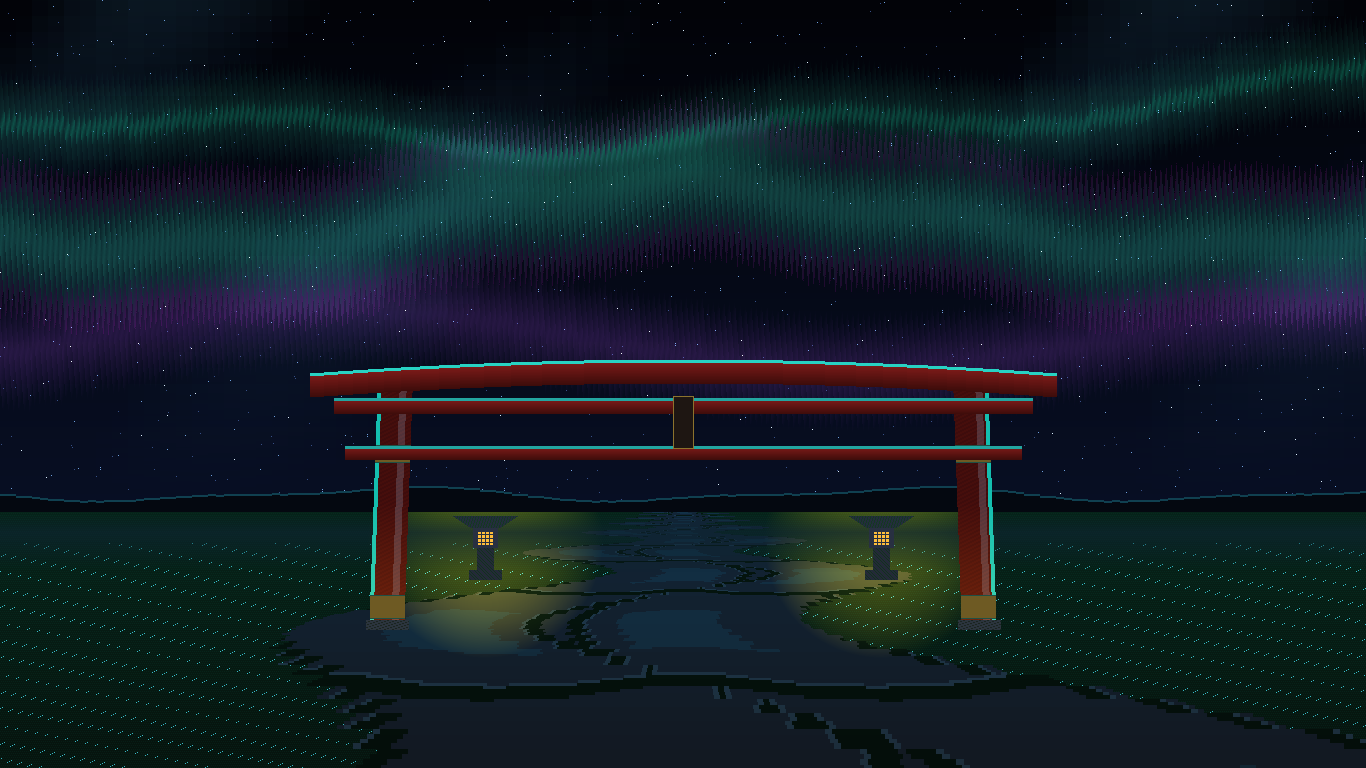

The Python source for this figure:
#!/usr/bin/env python3
"""
Simulate Japanese Torii Sanctuary with Ethereal Silk Aurora Ribbons and Stone Bases.
"""
import numpy as np
from PIL import Image

W = 1366
H = 768

sin_lut = [
     0,  6, 12, 17, 22, 26, 29, 31,
    32, 31, 29, 26, 22, 17, 12,  6,
     0, -6,-12,-17,-22,-26,-29,-31,
   -32,-31,-29,-26,-22,-17,-12, -6
]

pixels = np.zeros((H, W, 3), dtype=np.uint8)

def clamp(v):
    return max(0, min(255, int(v)))

print("Simulating Torii Sanctuary with Majestic Aurora...")

for y in range(H):
    if y < 512:
        base_r = 2 + ((3 * y) >> 8)
        base_g = 3 + ((3 * y) >> 7)
        base_b = 8 + ((7 * y) >> 7)

        for x in range(W):
            r = base_r
            g = base_g
            b = base_b

            # Night clouds
            cloud_val = sin_lut[(x >> 5) & 31] + sin_lut[((x >> 4) + (y >> 4)) & 31]
            if cloud_val > 8:
                cw = ((cloud_val - 8) * (512 - y)) >> 9
                r += (cw * 6) >> 5
                g += (cw * 14) >> 5
                b += (cw * 18) >> 5

            # Twinkling Stars
            h = ((x * 1664525) + (y * 1013904223)) ^ 0x20261025
            h = (h ^ (h >> 16)) & 0xFFFFFFFF
            if (h & 0xFFF) == 0x111:
                r = 220; g = 240; b = 255
            elif (h & 0x7FF) == 0x333:
                r = 110; g = 160; b = 220
            elif (h & 0x3FF) == 0x255:
                r = 55;  g = 80;  b = 135

            # Vertical ray flutter texture for aurora curtains
            ray_flutter = (((x * 13 + (y >> 2)) & 15) - 8)

            # -----------------------------------------------------------
            # Aurora Curtain 1: Upper High-altitude Emerald Ribbon (y ~ 110)
            # -----------------------------------------------------------
            w1 = sin_lut[(x >> 6) & 31] + (sin_lut[((x >> 4) + 6) & 31] >> 1)
            ay1 = 110 + w1 + ray_flutter
            d1 = abs(y - ay1)
            if d1 < 50:
                aw1 = 50 - d1
                r += (aw1 * 10) >> 6
                g += (aw1 * 48) >> 6
                b += (aw1 * 36) >> 6
                if d1 < 10:
                    g += (10 - d1) * 3
                    b += (10 - d1) * 2

            # -----------------------------------------------------------
            # Aurora Curtain 2: Primary Magnificent Folding Curtain (y ~ 220)
            # -----------------------------------------------------------
            w2 = sin_lut[((x >> 5) + 3) & 31] + (sin_lut[(x >> 3) & 31] >> 2)
            ay2 = 220 + w2 + ray_flutter * 2
            d2 = abs(y - ay2)
            if d2 < 68:
                aw2 = 68 - d2
                r += (aw2 * 14) >> 6
                g += (aw2 * 58) >> 6
                b += (aw2 * 46) >> 6
                if d2 > 35:
                    fringe = d2 - 35
                    r += (fringe * 28) >> 5
                    b += (fringe * 24) >> 5

            # -----------------------------------------------------------
            # Aurora Curtain 3: Dreamy Lower Violet & Soft Pink Ribbon (y ~ 340)
            # -----------------------------------------------------------
            w3 = sin_lut[((x >> 5) + 14) & 31]
            ay3 = 340 + w3 + ray_flutter
            d3 = abs(y - ay3)
            if d3 < 54:
                aw3 = 54 - d3
                r += (aw3 * 40) >> 6
                g += (aw3 * 16) >> 6
                b += (aw3 * 50) >> 6

            # Distant Mountains Silhouette
            mtn_y = 494 + (((sin_lut[(x >> 4) & 31] * 12 + sin_lut[(x >> 3) & 31] * 5)) >> 6)
            if y >= mtn_y:
                r = 4; g = 8; b = 16
                if y <= mtn_y + 1:
                    r = 16; g = 64; b = 80 # Soft aurora sky rim

            pixels[y, x, 0] = clamp(r)
            pixels[y, x, 1] = clamp(g)
            pixels[y, x, 2] = clamp(b)
    else:
        # Ground Perspective (y >= 512)
        dy = y - 512
        z = 12000 // (dy + 14)
        path_hw = 65 + 300 // (z + 20)
        xw_path = (35 * sin_lut[(z >> 2) & 31]) >> 5
        aurora_ambient = ((250 - dy) * 74) >> 10 if dy < 250 else 0
        dy_l = y - 540
        dy_l_sq = dy_l * dy_l

        for x in range(W):
            dx_c = x - 683
            xw = ((dx_c * z) * 182) >> 16
            dist_path = abs(xw - xw_path)

            # Lanterns warm glow
            dx_l = x - 485
            d2_l = dx_l * dx_l + dy_l_sq
            dx_r = x - 881
            d2_r = dx_r * dx_r + dy_l_sq
            warm_glow = 0
            if d2_l < 14000: warm_glow += (14000 - d2_l) >> 7
            if d2_r < 14000: warm_glow += (14000 - d2_r) >> 7

            if dist_path < path_hw:
                # Weathered Flagstone Path
                xw_lut = abs(xw)
                z_slab = (z + (((sin_lut[(xw_lut >> 2) & 31] * 5)) >> 5)) & 63
                x_slab = (dist_path + (((sin_lut[((z >> 1) + 8) & 31] * 4)) >> 5)) & 63
                if z_slab < 4 or x_slab < 4:
                    r = 4  + (warm_glow >> 2)
                    g = 14 + ((warm_glow * 9) >> 5) + ((aurora_ambient * 4) >> 3)
                    b = 10 + ((aurora_ambient * 3) >> 3)
                else:
                    r = 18 + ((warm_glow * 29) >> 5)
                    g = 25 + ((warm_glow * 3) >> 2) + ((aurora_ambient * 6) >> 3)
                    b = 34 + ((aurora_ambient * 5) >> 2)
                    if z_slab == 4 or x_slab == 4:
                        r += 10; g += 20; b += 24
                    if 16 < z_slab < 44 and 12 < x_slab < 40:
                        g += 12; b += 16
            else:
                # Wild Grass Meadow with Emerald tone
                blade_freq = ((x * 37 + y * 71) ^ 0x5DEECE66) & 0xFFFFFFFF
                blade_tilt = (blade_freq & 7) - 3
                blade_hatch = ((x + blade_tilt) & 3) == 0
                r = 6  + ((warm_glow * 19) >> 5)
                g = 20 + (warm_glow >> 1) + (10 if blade_hatch else 0) + ((aurora_ambient * 7) >> 3)
                b = 14 + ((aurora_ambient * 10) >> 4) + (8 if blade_hatch else 0)
                if ((blade_freq >> 3) & 63) == 7 and dy > 30:
                    r += 50; g += 160; b += 180

            # Low ground fog
            if dy < 60:
                fog = (dy * 2) if dy < 20 else (60 - dy)
                r = (r * (64 - fog) + 14 * fog) >> 6
                g = (g * (64 - fog) + 36 * fog) >> 6
                b = (b * (64 - fog) + 50 * fog) >> 6

            pixels[y, x, 0] = clamp(r)
            pixels[y, x, 1] = clamp(g)
            pixels[y, x, 2] = clamp(b)

# Torii Columns with Stone Bases (Daiishi)
for (col_i, x_min, slant) in [(0, 370, 1), (1, 962, -1)]:
    for y in range(370, 630):
        if y >= 620:
            for x in range(x_min - 4, x_min + 39):
                pixels[y, x] = (26, 36, 32) if (((x * 7 + y * 13) & 7) < 2) else (43, 52, 61)
            continue
        dx_slant = ((620 - y) * 9 * slant) >> 8
        col_x0 = x_min + dx_slant
        col_x1 = col_x0 + 34
        wb = (((y - 500) * 3) >> 3) if y > 500 else 0
        is_clamp = (445 <= y <= 462) or (595 <= y <= 618)
        is_seam = y in (445, 462, 595, 618)
        for x in range(col_x0, col_x1 + 1):
            shd = (x - col_x0) * (col_x1 - x)
            shd_s = (shd * 227) >> 16
            r = 70 + ((shd_s * 51) >> 6)
            g = 14 + ((shd_s * 10) >> 6)
            b = 12 + ((shd_s * 10) >> 6)
            if (y + (x >> 1)) & 2:
                r = (r * 115) >> 7; g = (g * 115) >> 7
            if 22 <= (x - col_x0) <= 28:
                r += 20; g += 38; b += 45
            # Outer edge receives soft emerald aurora rim-light
            if (slant == 1 and (x - col_x0) <= 3) or (slant == -1 and (col_x1 - x) <= 3):
                r = 20; g = 190; b = 175
            if wb:
                r += wb; g += wb // 2
            if is_clamp:
                r = 110 + ((shd_s * 22) >> 6)
                g = 90  + ((shd_s * 19) >> 6)
                b = 35  + ((shd_s * 10) >> 6)
                if is_seam:
                    r = 30; g = 80; b = 70
            pixels[y, x, 0] = clamp(r)
            pixels[y, x, 1] = clamp(g)
            pixels[y, x, 2] = clamp(b)

# Unified Beams (Kasagi, Shimaki, Nuki)
for bi in range(3):
    bx0 = 310 if bi == 0 else (334 if bi == 1 else 345)
    bx1 = 1056 if bi == 0 else (1032 if bi == 1 else 1021)
    by0 = 360 if bi == 0 else (398 if bi == 1 else 446)
    bh  = 24 if bi == 0 else (16 if bi == 1 else 14)
    for dy in range(bh):
        shd = ((bh - dy) << 6) // bh
        r = (40 if bi == 0 else 35) if dy <= 2 else (60 + ((shd * 70) >> 6))
        g = (210 if bi == 0 else 165) if dy <= 2 else (12 + ((shd * 16) >> 6))
        b = (195 if bi == 0 else 160) if dy <= 2 else (10 + ((shd * 16) >> 6))
        col = (clamp(r), clamp(g), clamp(b))
        for x in range(bx0, bx1 + 1):
            curve = (((x - 683) * (x - 683)) // 9950) if bi == 0 else 0
            y = by0 + dy + curve
            if y < H:
                pixels[y, x] = col

# Gakuzuka Plaque
for y in range(396, 449):
    for x in range(673, 694):
        c = (140, 115, 45) if (x in (673, 693) or y in (396, 448)) else (30, 22, 18)
        pixels[y, x] = c

# Twin Lanterns (Toro)
for lx in (485, 881):
    ly = 540
    # Roof
    for ry in range(ly - 24, ly - 12):
        w_roof = 14 + ((ly - 12 - ry) * 3) // 2
        for rx in range(lx - w_roof, lx + w_roof + 1):
            pixels[ry, rx] = (20, 55, 35) if (((rx * 13 + ry * 7) & 7) < 3) else (35, 45, 60)
    # Fire Chamber
    for wy in range(ly - 12, ly + 8):
        dy_w = abs(wy - (ly - 2))
        for wx in range(lx - 12, lx + 13):
            dx_w = abs(wx - lx)
            pixels[wy, wx] = (255, 190, 60) if (dx_w <= 7 and dy_w <= 6 and (dx_w & 3) and (dy_w & 3)) else (40, 48, 65)
    # Base
    for py in range(ly + 8, ly + 40):
        pw = 8 if py < ly + 30 else 16
        for px in range(lx - pw, lx + pw + 1):
            pixels[py, px] = (18, 48, 30) if (((px * 11 + py * 5) & 7) < 2) else (35, 42, 55)

out_im = Image.fromarray(pixels, mode='RGB')
out_im.save("tools/test_c_stress_bg.png")
print("Saved tools/test_c_stress_bg.png with Aurora and Stone Bases successfully!")
